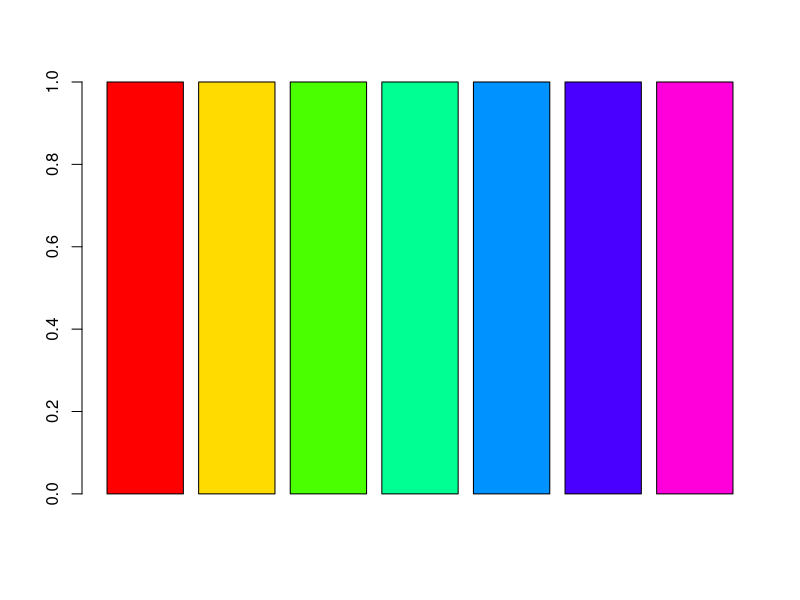

Write R code to recreate this figure.
## generate rainbow color code
## from https://bootstrappers.umassmed.edu/bootstrappers-courses/pastCourses/rCourse_2016-04/Additional_Resources/Rcolorstyle.html

barplot(rep(1,7), col = rainbow(7))
rainbow(7)